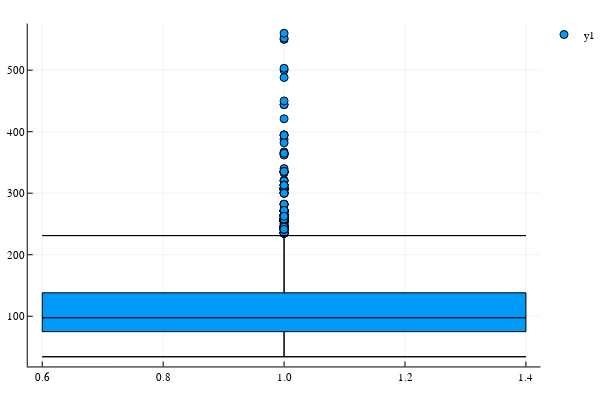

Notebook code cell kept with this figure:
### Markdown cell above
### Those Mileage = 0 records are Electric cars.It makes sense to keep them as it is.

### Code cell
boxplot(new_train.Power)

### Figure 1 — Plotly figure (JSON) as saved in the notebook; plotly's stock layout.template omitted (floating-point values rounded to 4 significant figures; data arrays with more than 128 entries replaced by an {"elided": "..."} marker saying what was removed)
{"data": [{"colorbar": {"title": ""}, "hoverinfo": "text", "legendgroup": "y1", "marker": {"color": "rgba(0, 154, 250, 1.000)", "line": {"color": "rgba(0, 0, 0, 1.000)", "width": 1}, "size": 8, "symbol": "circle"}, "mode": "markers", "name": "y1", "showlegend": true, "text": {"elided": "221 null values"}, "type": "scatter", "x": {"elided": "221 int values"}, "xaxis": "x1", "y": {"elided": "221 float values"}, "yaxis": "y1", "zmax": null, "zmin": null}, {"fill": "tozeroy", "fillcolor": "rgba(0, 154, 250, 1.000)", "legendgroup": "y1", "line": {"color": "rgba(0, 0, 0, 1.000)", "dash": "solid", "width": 1}, "mode": "lines", "name": "y1", "showlegend": false, "type": "scatter", "x": [1, 0.6, 1.4, 1, 1, 1], "xaxis": "x1", "y": [34.2, 34.2, 34.2, 34.2, 75, 34.2], "yaxis": "y1"}, {"fill": "tozeroy", "fillcolor": "rgba(0, 154, 250, 1.000)", "legendgroup": "y1", "line": {"color": "rgba(0, 0, 0, 1.000)", "dash": "solid", "width": 1}, "mode": "lines", "name": "y1", "showlegend": false, "type": "scatter", "x": [0.6, 0.6, 1.4, 1.4, 0.6, 0.6], "xaxis": "x1", "y": [75, 97.7, 97.7, 75, 75, 75], "yaxis": "y1"}, {"fill": "tozeroy", "fillcolor": "rgba(0, 154, 250, 1.000)", "legendgroup": "y1", "line": {"color": "rgba(0, 0, 0, 1.000)", "dash": "solid", "width": 1}, "mode": "lines", "name": "y1", "showlegend": false, "type": "scatter", "x": [0.6, 0.6, 1.4, 1.4, 0.6, 0.6], "xaxis": "x1", "y": [138.1, 97.7, 97.7, 138.1, 138.1, 138.1], "yaxis": "y1"}, {"fill": "tozeroy", "fillcolor": "rgba(0, 154, 250, 1.000)", "legendgroup": "y1", "line": {"color": "rgba(0, 0, 0, 1.000)", "dash": "solid", "width": 1}, "mode": "lines", "name": "y1", "showlegend": false, "type": "scatter", "x": [1, 0.6, 1.4, 1, 1, 1], "xaxis": "x1", "y": [231.1, 231.1, 231.1, 231.1, 138.1, 231.1], "yaxis": "y1"}], "layout": {"annotations": [], "height": 400, "legend": {"bgcolor": "rgba(255, 255, 255, 1.000)", "bordercolor": "rgba(0, 0, 0, 1.000)", "font": {"color": "rgba(0, 0, 0, 1.000)", "family": "sans-serif", "size": 11}, "tracegroupgap": 0, "x": 1, "y": 1}, "margin": {"b": 20, "l": 0, "r": 0, "t": 20}, "paper_bgcolor": "rgba(255, 255, 255, 1.000)", "plot_bgcolor": "rgba(255, 255, 255, 1.000)", "showlegend": true, "width": 600, "xaxis": {"anchor": "y1", "domain": [0.05101, 0.9934], "gridcolor": "rgba(0, 0, 0, 0.100)", "gridwidth": 0.5, "linecolor": "rgba(0, 0, 0, 1.000)", "mirror": false, "range": [0.576, 1.424], "showgrid": true, "showline": true, "showticklabels": true, "tickangle": 0, "tickcolor": "rgb(0, 0, 0)", "tickfont": {"color": "rgba(0, 0, 0, 1.000)", "family": "sans-serif", "size": 11}, "tickmode": "array", "ticks": "inside", "ticktext": ["0.6", "0.8", "1.0", "1.2", "1.4"], "tickvals": [0.6, 0.8, 1, 1.2, 1.4], "title": "", "titlefont": {"color": "rgba(0, 0, 0, 1.000)", "family": "sans-serif", "size": 15}, "type": "-", "visible": true, "zeroline": false, "zerolinecolor": "rgba(0, 0, 0, 1.000)"}, "yaxis": {"anchor": "x1", "domain": [0.03762, 0.9902], "gridcolor": "rgba(0, 0, 0, 0.100)", "gridwidth": 0.5, "linecolor": "rgba(0, 0, 0, 1.000)", "mirror": false, "range": [18.43, 575.8], "showgrid": true, "showline": true, "showticklabels": true, "tickangle": 0, "tickcolor": "rgb(0, 0, 0)", "tickfont": {"color": "rgba(0, 0, 0, 1.000)", "family": "sans-serif", "size": 11}, "tickmode": "array", "ticks": "inside", "ticktext": ["100", "200", "300", "400", "500"], "tickvals": [100, 200, 300, 400, 500], "title": "", "titlefont": {"color": "rgba(0, 0, 0, 1.000)", "family": "sans-serif", "size": 15}, "type": "-", "visible": true, "zeroline": false, "zerolinecolor": "rgba(0, 0, 0, 1.000)"}}}
